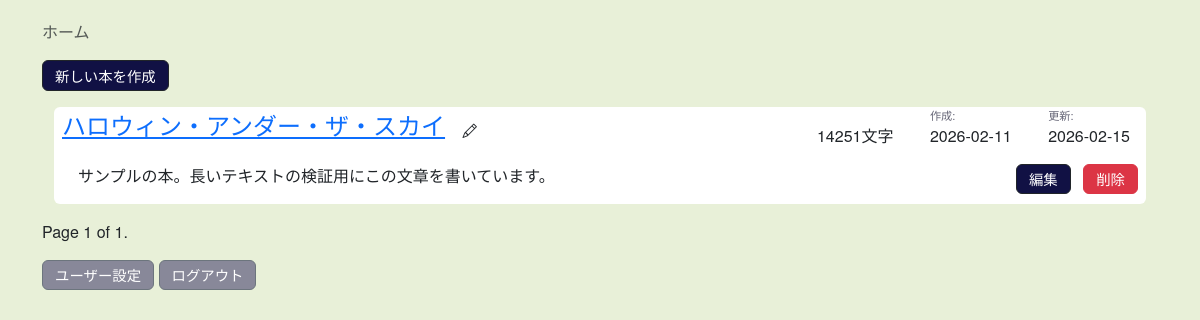
/minamo/ (signed in), run on an earlier commit of the app's database.
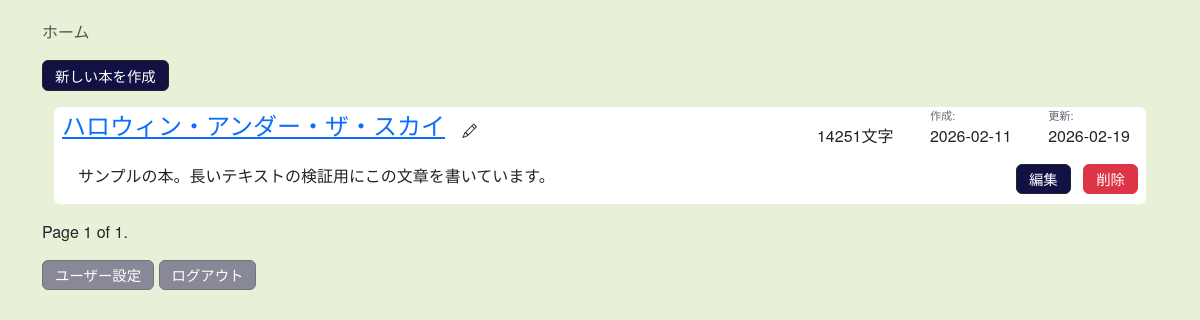
And on a later commit of the database.
### minamo/models.py (models this page shows, shortened)
class Book(models.Model):
    title = models.CharField(max_length=200)
    description = models.TextField(blank=True)
    length = models.IntegerField(default=0)
    next_chapter_order = models.IntegerField(default=1)
    author = models.ForeignKey(CustomUser, on_delete=models.CASCADE)
    created_date = models.DateField(default=timezone.now)
    updated_date = models.DateField(auto_now=True)

### minamo/views.py (the view)
# urls.py: path('', views.BookListView.as_view(), name='index'),
class BookListView(LoginRequiredMixin, ListView):
    model = Book
    template_name = 'minamo/index.html'
    context_object_name = 'books'
    ordering = ['-created_date']
    paginate_by = 10
    def get_queryset(self, **kwargs):
        queryset = super().get_queryset(**kwargs)
        return queryset.filter(author=self.request.user)
    def get_context_data(self, **kwargs):
        context = super().get_context_data(**kwargs)
        context['books_json'] = [{'id': book.id} for book in context['books']]
        return context

### minamo/templates/minamo/index.html (shortened to what this page needs)
{% extends "minamo/base.html" %}
{% load bootstrap4 %}
{% block content %}
{% if user.is_authenticated %}
<ol class="breadcrumb">
  <li class="breadcrumb-item active">ホーム</li>
</ol>
<a href="{% url 'minamo:new_book' %}" class="btn btn-dark mb-3">新しい本を作成</a>
<div class="container text-left">
    {% for book in books %}
    <div class="card border-0 mb-3">
        <div class="row">
            <div class="col-md-6">
                <a href="{% url 'minamo:book_detail' book.id %}" class="item-title ms-2" id="name{{ book.id }}">{{ book.title }}</a>
                <button id="rename{{ book.id }}" class="btn"><i class="bi bi-pencil"></i></button>
            </div>
            <div class="col-md-6 text-end">
                <div class="col-md-2 d-inline-block me-3"><p class="align-middle text-nowrap item-text">{{book.length}}文字</p></div>
                <div class="d-inline-block mx-3 text-start">
                    <p class="mb-0 item-subtext">作成:</p>
                    <p class="mb-0 text-nowrap item-text">{{ book.created_date|date:"Y-m-d" }}</p>
                </div>
                <div class="d-inline-block mx-3 text-start">
                    <p class="mb-0 item-subtext">更新:</p>
                    <p class="mb-0 text-nowrap item-text">{{ book.updated_date|date:"Y-m-d" }}</p>
                </div>
            </div>
        </div>
        <div class="row">
            <div class="col-md-9"><p class="item-text ms-4">{{ book.description }}</p></div>
            <div class="col-md-3 mb-2 text-end">
                <a href="{% url 'minamo:edit_book' book.id %}" class="btn btn-dark me-2">編集</a>
                <button class="btn btn-danger me-2" data-bs-toggle="modal" data-bs-target="#deleteModal{{ book.id }}">削除</button>
            </div>
        </div>
    </div>
    {% empty %}
    <div class="alert alert-light" role="alert">
        まだ本がありません。新しい本を作成して、執筆を始めましょう！
    </div>
    {% endfor %}
</div>
<div class="pagination">
    <div class="step-links">
        <span class="current">
            Page {{ page_obj.number }} of {{ page_obj.paginator.num_pages }}.
        </span>
    </div>
</div>
<a href="{% url 'minamo:settings' %}" class="btn btn-secondary mt-3">ユーザー設定</a>
<form action="{% url 'minamo:logout' %}" method="post" style="display: inline;">
    <button type="submit" class="btn btn-secondary mt-3">ログアウト</button>
</form>
{% endif %}
{% endblock %}

What changed in the data, as far as the page shows it:
changed Book "ハロウィン・アンダー・ザ・スカイ": updated_date "2026-02-15" → "2026-02-19"
